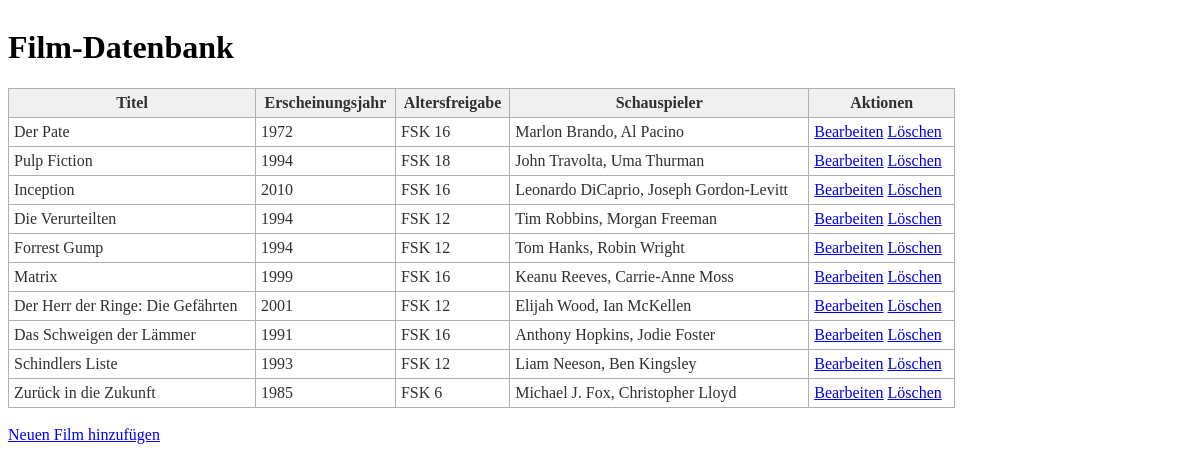
The page / on the database its author committed.
### tables this page shows
CREATE TABLE `tbl_films` (
  `FilmID` int(11) NOT NULL,
  `Title` varchar(255) DEFAULT NULL,
  `ReleaseYear` int(11) DEFAULT NULL,
  `FskID` int(11) DEFAULT NULL
);

CREATE TABLE `tbl_agelimit` (
  `FskID` int(11) NOT NULL,
  `AgeLimit` int(11) DEFAULT NULL
);

### film_functions.php (called while the page is built, shortened)
<?php
require_once 'db_connect.php';
function retrieveFilms(): array
{
    global $conn;
    $sql = "SELECT f.FilmID, f.Title, f.ReleaseYear, fs.AgeLimit AS AgeLimit,
    GROUP_CONCAT(CONCAT(s.FirstName, ' ', s.LastName) SEPARATOR ', ') AS Actors
    FROM tbl_films f
    LEFT JOIN tbl_agelimit fs ON f.FskID = fs.FskID
    LEFT JOIN tbl_film_actor fa ON f.FilmId = fa.FilmId
    LEFT JOIN tbl_actors s ON fa.ActorID = s.ActorID
    GROUP BY f.FilmId, f.Title, f.ReleaseYear, fs.AgeLimit";
    $result = $conn->query($sql);
    return $result->fetch_all(MYSQLI_ASSOC);
}

### index.php (the view, shortened to what this page needs)
<?php
require_once 'db_connect.php';
require_once 'film_functions.php';
$films = retrieveFilms();
?>
<!DOCTYPE html>
<html lang="de">
<head>
    <link rel="stylesheet" href="styles.css">
</head>
<body>
    <table class="table-80">
        <caption style="text-align:left"><h1>Film-Datenbank</h1></caption>
        <tr>
            <th>Titel</th>
            <th>Erscheinungsjahr</th>
            <th>Altersfreigabe</th>
            <th>Schauspieler</th>
            <th>Aktionen</th>
        </tr>
        <?php foreach ($films as $film): ?>
            <tr>
                <td><?= $film['Title']; ?></td>
                <td><?= $film['ReleaseYear']; ?></td>
                <td><?= "FSK " . $film['AgeLimit']; ?></td>
                <td><?= $film['Actors']; ?></td>
                <td>
                    <a href="edit_film.php?id=<?= $film['FilmID']; ?>">Bearbeiten</a>
                    <a href="delete_film.php?id=<?= $film['FilmID']; ?>"
                       onclick="return confirm('Sind Sie sicher, dass Sie diesen Film löschen möchten?');">Löschen</a>
                </td>
            </tr>
        <?php endforeach; ?>
    </table>
    <br><a href="add_film.php">Neuen Film hinzufügen</a>
</body>
</html>

### styles.css (style rules this page uses)
table { border:1px solid #b3adad; border-collapse:collapse; padding:5px; }
table th { border:1px solid #b3adad; padding:5px; background: #f0f0f0; color: #313030; }
table td { border:1px solid #b3adad; text-align:left; padding:5px; background: #ffffff; color: #313030; }
.table-80 { width:80%; }

### rows shown on the page
tbl_films: Title "Der Pate", ReleaseYear "1972", FskID.AgeLimit "16", Actors "Marlon Brando, Al Pacino"
tbl_films: Title "Pulp Fiction", ReleaseYear "1994", FskID.AgeLimit "18", Actors "John Travolta, Uma Thurman"
tbl_films: Title "Inception", ReleaseYear "2010", FskID.AgeLimit "16", Actors "Leonardo DiCaprio, Joseph Gordon-Levitt"
tbl_films: Title "Die Verurteilten", ReleaseYear "1994", FskID.AgeLimit "12", Actors "Tim Robbins, Morgan Freeman"
tbl_films: Title "Forrest Gump", ReleaseYear "1994", FskID.AgeLimit "12", Actors "Tom Hanks, Robin Wright"
tbl_films: Title "Matrix", ReleaseYear "1999", FskID.AgeLimit "16", Actors "Keanu Reeves, Carrie-Anne Moss"
tbl_films: Title "Der Herr der Ringe: Die Gefährten", ReleaseYear "2001", FskID.AgeLimit "12", Actors "Elijah Wood, Ian McKellen"
tbl_films: Title "Das Schweigen der Lämmer", ReleaseYear "1991", FskID.AgeLimit "16", Actors "Anthony Hopkins, Jodie Foster"
tbl_films: Title "Schindlers Liste", ReleaseYear "1993", FskID.AgeLimit "12", Actors "Liam Neeson, Ben Kingsley"
tbl_films: Title "Zurück in die Zukunft", ReleaseYear "1985", FskID.AgeLimit "6", Actors "Michael J. Fox, Christopher Lloyd"
